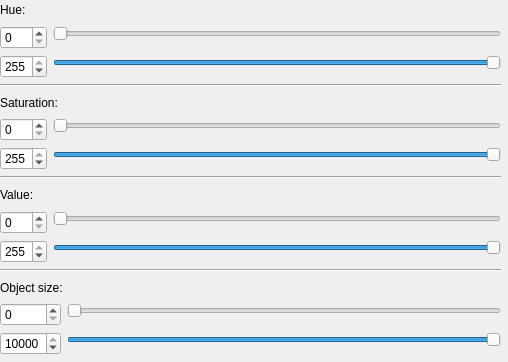
<?xml version="1.0" encoding="UTF-8"?>
<ui version="4.0">
 <class>object_params</class>
 <widget class="QWidget" name="object_params">
  <property name="geometry">
   <rect>
    <x>0</x>
    <y>0</y>
    <width>508</width>
    <height>362</height>
   </rect>
  </property>
  <property name="windowTitle">
   <string>Object Parameters</string>
  </property>
  <widget class="QWidget" name="verticalLayoutWidget">
   <property name="geometry">
    <rect>
     <x>0</x>
     <y>0</y>
     <width>501</width>
     <height>355</height>
    </rect>
   </property>
   <layout class="QVBoxLayout" name="verticalLayout">
    <item>
     <widget class="QLabel" name="label">
      <property name="text">
       <string>Hue:</string>
      </property>
     </widget>
    </item>
    <item>
     <layout class="QFormLayout" name="formLayout">
      <property name="fieldGrowthPolicy">
       <enum>QFormLayout::ExpandingFieldsGrow</enum>
      </property>
      <item row="1" column="0">
       <widget class="QSpinBox" name="spinBox">
        <property name="maximum">
         <number>255</number>
        </property>
       </widget>
      </item>
      <item row="2" column="0">
       <widget class="QSpinBox" name="spinBox_2">
        <property name="maximum">
         <number>255</number>
        </property>
        <property name="value">
         <number>255</number>
        </property>
       </widget>
      </item>
      <item row="2" column="1">
       <widget class="QSlider" name="hue_max">
        <property name="mouseTracking">
         <bool>false</bool>
        </property>
        <property name="focusPolicy">
         <enum>Qt::NoFocus</enum>
        </property>
        <property name="contextMenuPolicy">
         <enum>Qt::DefaultContextMenu</enum>
        </property>
        <property name="acceptDrops">
         <bool>false</bool>
        </property>
        <property name="autoFillBackground">
         <bool>false</bool>
        </property>
        <property name="inputMethodHints">
         <set>Qt::ImhNone</set>
        </property>
        <property name="maximum">
         <number>255</number>
        </property>
        <property name="value">
         <number>255</number>
        </property>
        <property name="orientation">
         <enum>Qt::Horizontal</enum>
        </property>
        <property name="invertedAppearance">
         <bool>false</bool>
        </property>
        <property name="invertedControls">
         <bool>false</bool>
        </property>
       </widget>
      </item>
      <item row="1" column="1">
       <widget class="QSlider" name="hue_min">
        <property name="focusPolicy">
         <enum>Qt::WheelFocus</enum>
        </property>
        <property name="maximum">
         <number>255</number>
        </property>
        <property name="sliderPosition">
         <number>0</number>
        </property>
        <property name="tracking">
         <bool>true</bool>
        </property>
        <property name="orientation">
         <enum>Qt::Horizontal</enum>
        </property>
        <property name="invertedAppearance">
         <bool>false</bool>
        </property>
        <property name="invertedControls">
         <bool>false</bool>
        </property>
        <property name="tickPosition">
         <enum>QSlider::NoTicks</enum>
        </property>
        <property name="tickInterval">
         <number>15</number>
        </property>
       </widget>
      </item>
     </layout>
    </item>
    <item>
     <widget class="Line" name="line_2">
      <property name="orientation">
       <enum>Qt::Horizontal</enum>
      </property>
     </widget>
    </item>
    <item>
     <widget class="QLabel" name="label_2">
      <property name="text">
       <string>Saturation:</string>
      </property>
     </widget>
    </item>
    <item>
     <layout class="QFormLayout" name="formLayout_3">
      <item row="1" column="1">
       <widget class="QSlider" name="saturation_min">
        <property name="maximum">
         <number>255</number>
        </property>
        <property name="orientation">
         <enum>Qt::Horizontal</enum>
        </property>
        <property name="invertedAppearance">
         <bool>false</bool>
        </property>
        <property name="invertedControls">
         <bool>false</bool>
        </property>
       </widget>
      </item>
      <item row="2" column="1">
       <widget class="QSlider" name="saturation_max">
        <property name="maximum">
         <number>255</number>
        </property>
        <property name="value">
         <number>255</number>
        </property>
        <property name="orientation">
         <enum>Qt::Horizontal</enum>
        </property>
        <property name="invertedAppearance">
         <bool>false</bool>
        </property>
        <property name="invertedControls">
         <bool>false</bool>
        </property>
       </widget>
      </item>
      <item row="1" column="0">
       <widget class="QSpinBox" name="spinBox_3">
        <property name="maximum">
         <number>255</number>
        </property>
       </widget>
      </item>
      <item row="2" column="0">
       <widget class="QSpinBox" name="spinBox_4">
        <property name="maximum">
         <number>255</number>
        </property>
        <property name="value">
         <number>255</number>
        </property>
       </widget>
      </item>
     </layout>
    </item>
    <item>
     <widget class="Line" name="line">
      <property name="orientation">
       <enum>Qt::Horizontal</enum>
      </property>
     </widget>
    </item>
    <item>
     <widget class="QLabel" name="label_3">
      <property name="text">
       <string>Value:</string>
      </property>
     </widget>
    </item>
    <item>
     <layout class="QFormLayout" name="formLayout_4">
      <item row="0" column="0">
       <widget class="QSpinBox" name="spinBox_5">
        <property name="maximum">
         <number>255</number>
        </property>
       </widget>
      </item>
      <item row="1" column="0">
       <widget class="QSpinBox" name="spinBox_6">
        <property name="maximum">
         <number>255</number>
        </property>
        <property name="value">
         <number>255</number>
        </property>
       </widget>
      </item>
      <item row="0" column="1">
       <widget class="QSlider" name="value_min">
        <property name="maximum">
         <number>255</number>
        </property>
        <property name="orientation">
         <enum>Qt::Horizontal</enum>
        </property>
        <property name="invertedAppearance">
         <bool>false</bool>
        </property>
        <property name="invertedControls">
         <bool>false</bool>
        </property>
       </widget>
      </item>
      <item row="1" column="1">
       <widget class="QSlider" name="value_max">
        <property name="maximum">
         <number>255</number>
        </property>
        <property name="value">
         <number>255</number>
        </property>
        <property name="orientation">
         <enum>Qt::Horizontal</enum>
        </property>
        <property name="invertedAppearance">
         <bool>false</bool>
        </property>
        <property name="invertedControls">
         <bool>false</bool>
        </property>
       </widget>
      </item>
     </layout>
    </item>
    <item>
     <widget class="Line" name="line_3">
      <property name="orientation">
       <enum>Qt::Horizontal</enum>
      </property>
     </widget>
    </item>
    <item>
     <widget class="QLabel" name="label_5">
      <property name="text">
       <string>Object size:</string>
      </property>
     </widget>
    </item>
    <item>
     <layout class="QFormLayout" name="formLayout_5">
      <item row="0" column="0">
       <widget class="QSpinBox" name="spinBox_7">
        <property name="maximum">
         <number>10000</number>
        </property>
       </widget>
      </item>
      <item row="1" column="0">
       <widget class="QSpinBox" name="spinBox_8">
        <property name="maximum">
         <number>10000</number>
        </property>
        <property name="value">
         <number>10000</number>
        </property>
       </widget>
      </item>
      <item row="0" column="1">
       <widget class="QSlider" name="obj_size_min">
        <property name="maximum">
         <number>10000</number>
        </property>
        <property name="orientation">
         <enum>Qt::Horizontal</enum>
        </property>
        <property name="invertedAppearance">
         <bool>false</bool>
        </property>
        <property name="invertedControls">
         <bool>false</bool>
        </property>
       </widget>
      </item>
      <item row="1" column="1">
       <widget class="QSlider" name="obj_size_max">
        <property name="maximum">
         <number>10000</number>
        </property>
        <property name="value">
         <number>10000</number>
        </property>
        <property name="orientation">
         <enum>Qt::Horizontal</enum>
        </property>
        <property name="invertedAppearance">
         <bool>false</bool>
        </property>
        <property name="invertedControls">
         <bool>false</bool>
        </property>
       </widget>
      </item>
     </layout>
    </item>
   </layout>
  </widget>
  <widget class="QLabel" name="label_4">
   <property name="geometry">
    <rect>
     <x>120</x>
     <y>510</y>
     <width>499</width>
     <height>14</height>
    </rect>
   </property>
   <property name="text">
    <string>Value:</string>
   </property>
  </widget>
 </widget>
 <resources/>
 <connections>
  <connection>
   <sender>hue_min</sender>
   <signal>valueChanged(int)</signal>
   <receiver>spinBox</receiver>
   <slot>setValue(int)</slot>
   <hints>
    <hint type="sourcelabel">
     <x>201</x>
     <y>34</y>
    </hint>
    <hint type="destinationlabel">
     <x>25</x>
     <y>37</y>
    </hint>
   </hints>
  </connection>
  <connection>
   <sender>hue_max</sender>
   <signal>valueChanged(int)</signal>
   <receiver>spinBox_2</receiver>
   <slot>setValue(int)</slot>
   <hints>
    <hint type="sourcelabel">
     <x>160</x>
     <y>66</y>
    </hint>
    <hint type="destinationlabel">
     <x>20</x>
     <y>61</y>
    </hint>
   </hints>
  </connection>
  <connection>
   <sender>saturation_min</sender>
   <signal>valueChanged(int)</signal>
   <receiver>spinBox_3</receiver>
   <slot>setValue(int)</slot>
   <hints>
    <hint type="sourcelabel">
     <x>290</x>
     <y>142</y>
    </hint>
    <hint type="destinationlabel">
     <x>27</x>
     <y>144</y>
    </hint>
   </hints>
  </connection>
  <connection>
   <sender>saturation_max</sender>
   <signal>valueChanged(int)</signal>
   <receiver>spinBox_4</receiver>
   <slot>setValue(int)</slot>
   <hints>
    <hint type="sourcelabel">
     <x>286</x>
     <y>170</y>
    </hint>
    <hint type="destinationlabel">
     <x>34</x>
     <y>174</y>
    </hint>
   </hints>
  </connection>
  <connection>
   <sender>value_min</sender>
   <signal>valueChanged(int)</signal>
   <receiver>spinBox_5</receiver>
   <slot>setValue(int)</slot>
   <hints>
    <hint type="sourcelabel">
     <x>259</x>
     <y>239</y>
    </hint>
    <hint type="destinationlabel">
     <x>28</x>
     <y>243</y>
    </hint>
   </hints>
  </connection>
  <connection>
   <sender>value_max</sender>
   <signal>valueChanged(int)</signal>
   <receiver>spinBox_6</receiver>
   <slot>setValue(int)</slot>
   <hints>
    <hint type="sourcelabel">
     <x>246</x>
     <y>265</y>
    </hint>
    <hint type="destinationlabel">
     <x>34</x>
     <y>269</y>
    </hint>
   </hints>
  </connection>
  <connection>
   <sender>spinBox</sender>
   <signal>valueChanged(int)</signal>
   <receiver>hue_min</receiver>
   <slot>setValue(int)</slot>
   <hints>
    <hint type="sourcelabel">
     <x>19</x>
     <y>46</y>
    </hint>
    <hint type="destinationlabel">
     <x>187</x>
     <y>31</y>
    </hint>
   </hints>
  </connection>
  <connection>
   <sender>spinBox_2</sender>
   <signal>valueChanged(int)</signal>
   <receiver>hue_max</receiver>
   <slot>setValue(int)</slot>
   <hints>
    <hint type="sourcelabel">
     <x>28</x>
     <y>68</y>
    </hint>
    <hint type="destinationlabel">
     <x>176</x>
     <y>63</y>
    </hint>
   </hints>
  </connection>
  <connection>
   <sender>spinBox_3</sender>
   <signal>valueChanged(int)</signal>
   <receiver>saturation_min</receiver>
   <slot>setValue(int)</slot>
   <hints>
    <hint type="sourcelabel">
     <x>32</x>
     <y>135</y>
    </hint>
    <hint type="destinationlabel">
     <x>274</x>
     <y>144</y>
    </hint>
   </hints>
  </connection>
  <connection>
   <sender>spinBox_4</sender>
   <signal>valueChanged(int)</signal>
   <receiver>saturation_max</receiver>
   <slot>setValue(int)</slot>
   <hints>
    <hint type="sourcelabel">
     <x>36</x>
     <y>164</y>
    </hint>
    <hint type="destinationlabel">
     <x>240</x>
     <y>170</y>
    </hint>
   </hints>
  </connection>
  <connection>
   <sender>spinBox_5</sender>
   <signal>valueChanged(int)</signal>
   <receiver>value_min</receiver>
   <slot>setValue(int)</slot>
   <hints>
    <hint type="sourcelabel">
     <x>44</x>
     <y>243</y>
    </hint>
    <hint type="destinationlabel">
     <x>193</x>
     <y>239</y>
    </hint>
   </hints>
  </connection>
  <connection>
   <sender>spinBox_6</sender>
   <signal>valueChanged(int)</signal>
   <receiver>value_max</receiver>
   <slot>setValue(int)</slot>
   <hints>
    <hint type="sourcelabel">
     <x>41</x>
     <y>269</y>
    </hint>
    <hint type="destinationlabel">
     <x>208</x>
     <y>265</y>
    </hint>
   </hints>
  </connection>
  <connection>
   <sender>spinBox_7</sender>
   <signal>valueChanged(int)</signal>
   <receiver>obj_size_min</receiver>
   <slot>setValue(int)</slot>
   <hints>
    <hint type="sourcelabel">
     <x>40</x>
     <y>318</y>
    </hint>
    <hint type="destinationlabel">
     <x>98</x>
     <y>316</y>
    </hint>
   </hints>
  </connection>
  <connection>
   <sender>obj_size_min</sender>
   <signal>valueChanged(int)</signal>
   <receiver>spinBox_7</receiver>
   <slot>setValue(int)</slot>
   <hints>
    <hint type="sourcelabel">
     <x>270</x>
     <y>319</y>
    </hint>
    <hint type="destinationlabel">
     <x>32</x>
     <y>318</y>
    </hint>
   </hints>
  </connection>
  <connection>
   <sender>spinBox_8</sender>
   <signal>valueChanged(int)</signal>
   <receiver>obj_size_max</receiver>
   <slot>setValue(int)</slot>
   <hints>
    <hint type="sourcelabel">
     <x>11</x>
     <y>340</y>
    </hint>
    <hint type="destinationlabel">
     <x>109</x>
     <y>346</y>
    </hint>
   </hints>
  </connection>
  <connection>
   <sender>obj_size_max</sender>
   <signal>valueChanged(int)</signal>
   <receiver>spinBox_8</receiver>
   <slot>setValue(int)</slot>
   <hints>
    <hint type="sourcelabel">
     <x>301</x>
     <y>339</y>
    </hint>
    <hint type="destinationlabel">
     <x>37</x>
     <y>344</y>
    </hint>
   </hints>
  </connection>
 </connections>
</ui>
